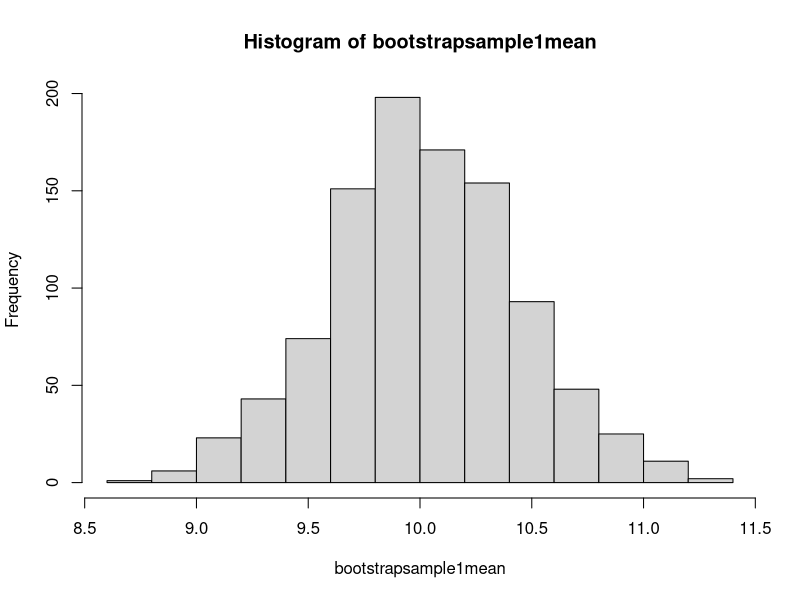
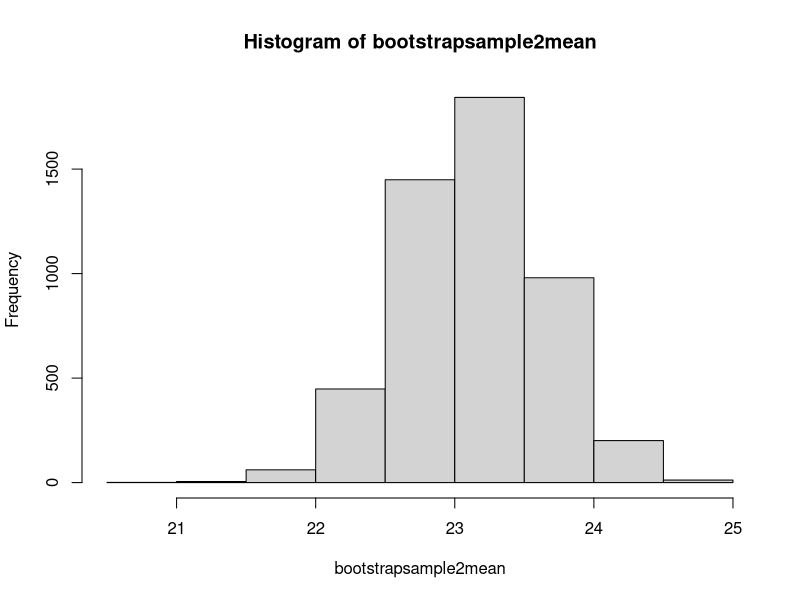
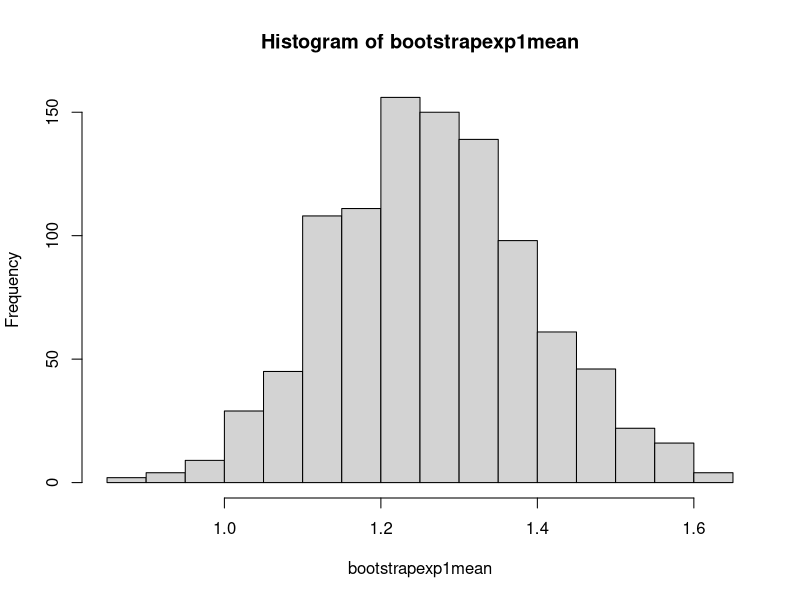
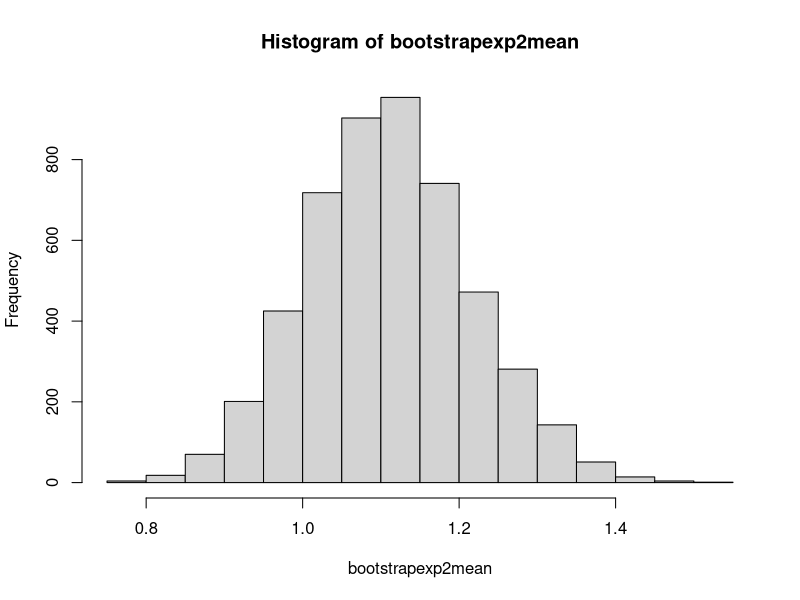

Recreate these plots in R, in order.
## ---- chunk 1
###First random normal distribution with mean 10, and sd = 4
x1 <- rnorm(50,mean=10,sd=3)
xm1 <- mean(x1)
###Mean of the normal distribution
xm1
xsd1 <- sd(x1)
###Std deviation of the normal distribution
xsd1

nsamples1 <- 1000
bootstrapsample1mean <- numeric(nsamples1)
bootstrapsample1sd <- numeric(nsamples1)
for(i in 1:nsamples1){
bootstrapsample1 <- sample (x1,50,replace=TRUE)
bootstrapsample1mean[i] <- mean(bootstrapsample1) 
bootstrapsample1sd[i] <- sd(bootstrapsample1)
}
###Mean of Samples
mean(bootstrapsample1mean)
#Summary of Samples
summary(bootstrapsample1mean)
#to demonstrate central limit theorem with the histogram plot
hist(bootstrapsample1mean)
## ---- chunk 2
###Second random normal distribution with mean 23, and sd = 5
x2 <- rnorm(100,mean=23,sd=5)
xm2 <- mean(x2)
xsd2 <- sd(x2)
###Mean of the normal distribution
xm2
###Std deviation of the normal distribution
xsd2

nsamples2 <- 5000
bootstrapsample2mean <- numeric(nsamples2)
bootstrapsample2sd <- numeric(nsamples2)
for(i in 1:nsamples2){
bootstrapsample2 <- sample (x2,100,replace=TRUE)
bootstrapsample2mean[i] <- mean(bootstrapsample2) 
bootstrapsample2sd[i] <- sd(bootstrapsample2)
}
###Mean of Sample 2
mean(bootstrapsample2mean)
###Summary of sample 2
summary(bootstrapsample2mean)

#to demonstrate central limit theorem with the histogram plot
hist(bootstrapsample2mean)
## ---- chunk 3
###First exponential distribution with rate = 2
xexp1 <- rexp(50)
xexpm1 <- mean(xexp1)
###Mean of the normal distribution
xexpm1
xexpsd1 <- sd(xexp1)
###Std deviation of the normal distribution
xsd1

nsamples1 <- 1000
bootstrapexp1mean <- numeric(nsamples1)
bootstrapexp1sd <- numeric(nsamples1)
for(i in 1:nsamples1){
bootstrapexp1 <- sample (xexp1,50,replace=TRUE)
bootstrapexp1mean[i] <- mean(bootstrapexp1) 
bootstrapexp1sd[i] <- sd(bootstrapexp1)
}
###Mean of Samples
mean(bootstrapexp1mean)
#Summary of Samples
summary(bootstrapexp1mean)

#to demonstrate central limit theorem with the histogram plot
hist(bootstrapexp1mean)
## ---- chunk 4
###Second exponential distribution 
xexp2 <- rexp(100)
xexpm2 <- mean(xexp2)
###Mean of the normal distribution
xexpm2

nsamples2 <- 5000
bootstrapexp2mean <- numeric(nsamples2)
bootstrapexp2sd <- numeric(nsamples2)
for(i in 1:nsamples2){
bootstrapexp2 <- sample (xexp2,100,replace=TRUE)
bootstrapexp2mean[i] <- mean(bootstrapexp2) 
}
###Mean of Sample 2
mean(bootstrapexp2mean)
###Summary of sample 2
summary(bootstrapexp2mean)

#to demonstrate central limit theorem with the histogram plot
hist(bootstrapexp2mean)
